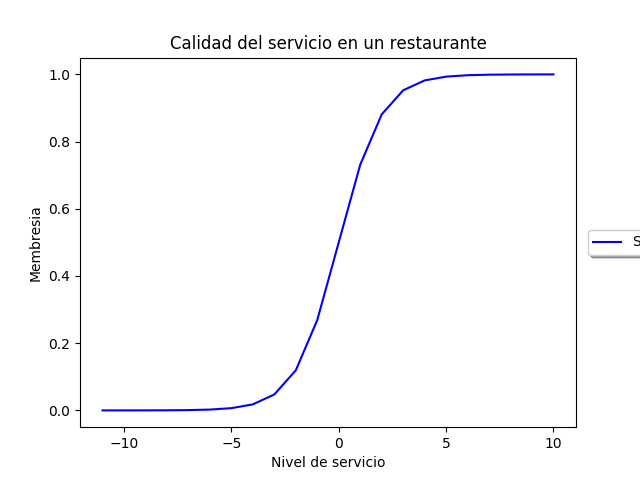

Reproduce this figure in Python.
import numpy as np
import skfuzzy as sk
import matplotlib.pyplot as plt

x= np.arange(-11, 11, 1)
vd_sigmoide = sk.sigmf (x, 0,1)

plt.figure()
plt.plot(x, vd_sigmoide, 'b', linewidth=1.5, label='Servicio')

plt.title('Calidad del servicio en un restaurante')
plt.ylabel('Membresia')
plt.xlabel('Nivel de servicio')
plt.legend(loc='center right', bbox_to_anchor=(1.25, 0.5), ncol=1, fancybox=True, shadow=True)
plt.show()
